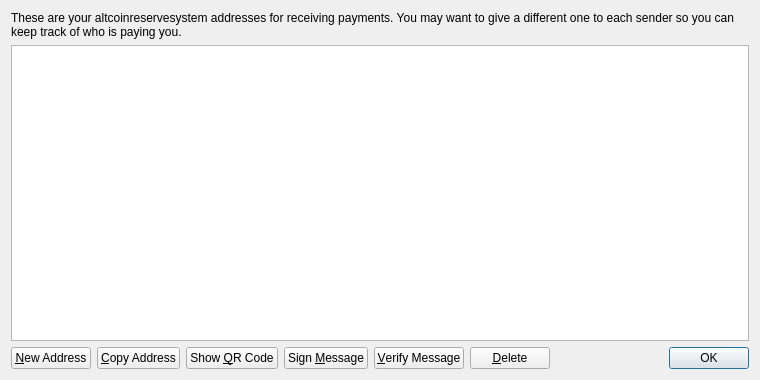
<?xml version="1.0" encoding="UTF-8"?>
<ui version="4.0">
 <class>AddressBookPage</class>
 <widget class="QWidget" name="AddressBookPage">
  <property name="geometry">
   <rect>
    <x>0</x>
    <y>0</y>
    <width>760</width>
    <height>380</height>
   </rect>
  </property>
  <property name="windowTitle">
   <string>Address Book</string>
  </property>
  <layout class="QVBoxLayout" name="verticalLayout">
   <item>
    <widget class="QLabel" name="labelExplanation">
     <property name="text">
      <string>These are your altcoinreservesystem addresses for receiving payments. You may want to give a different one to each sender so you can keep track of who is paying you.</string>
     </property>
     <property name="textFormat">
      <enum>Qt::PlainText</enum>
     </property>
     <property name="wordWrap">
      <bool>true</bool>
     </property>
    </widget>
   </item>
   <item>
    <widget class="QTableView" name="tableView">
     <property name="contextMenuPolicy">
      <enum>Qt::CustomContextMenu</enum>
     </property>
     <property name="toolTip">
      <string>Double-click to edit address or label</string>
     </property>
     <property name="tabKeyNavigation">
      <bool>false</bool>
     </property>
     <property name="alternatingRowColors">
      <bool>true</bool>
     </property>
     <property name="selectionMode">
      <enum>QAbstractItemView::SingleSelection</enum>
     </property>
     <property name="selectionBehavior">
      <enum>QAbstractItemView::SelectRows</enum>
     </property>
     <property name="sortingEnabled">
      <bool>true</bool>
     </property>
     <attribute name="verticalHeaderVisible">
      <bool>false</bool>
     </attribute>
    </widget>
   </item>
   <item>
    <layout class="QHBoxLayout" name="horizontalLayout">
     <item>
      <widget class="QPushButton" name="newAddressButton">
       <property name="toolTip">
        <string>Create a new address</string>
       </property>
       <property name="text">
        <string>&amp;New Address</string>
       </property>
       <property name="icon">
        <iconset resource="../bitcoin.qrc">
         <normaloff>:/icons/add</normaloff>:/icons/add</iconset>
       </property>
      </widget>
     </item>
     <item>
      <widget class="QPushButton" name="copyToClipboard">
       <property name="toolTip">
        <string>Copy the currently selected address to the system clipboard</string>
       </property>
       <property name="text">
        <string>&amp;Copy Address</string>
       </property>
       <property name="icon">
        <iconset resource="../bitcoin.qrc">
         <normaloff>:/icons/editcopy</normaloff>:/icons/editcopy</iconset>
       </property>
      </widget>
     </item>
     <item>
      <widget class="QPushButton" name="showQRCode">
       <property name="text">
        <string>Show &amp;QR Code</string>
       </property>
       <property name="icon">
        <iconset resource="../bitcoin.qrc">
         <normaloff>:/icons/qrcode</normaloff>:/icons/qrcode</iconset>
       </property>
      </widget>
     </item>
     <item>
      <widget class="QPushButton" name="signMessage">
       <property name="toolTip">
        <string>Sign a message to prove you own a altcoinreservesystem address</string>
       </property>
       <property name="text">
        <string>Sign &amp;Message</string>
       </property>
       <property name="icon">
        <iconset resource="../bitcoin.qrc">
         <normaloff>:/icons/edit</normaloff>:/icons/edit</iconset>
       </property>
      </widget>
     </item>
     <item>
      <widget class="QPushButton" name="verifyMessage">
       <property name="toolTip">
        <string>Verify a message to ensure it was signed with a specified altcoinreservesystem address</string>
       </property>
       <property name="text">
        <string>&amp;Verify Message</string>
       </property>
       <property name="icon">
        <iconset resource="../bitcoin.qrc">
         <normaloff>:/icons/transaction_0</normaloff>:/icons/transaction_0</iconset>
       </property>
      </widget>
     </item>
     <item>
      <widget class="QPushButton" name="deleteButton">
       <property name="toolTip">
        <string>Delete the currently selected address from the list</string>
       </property>
       <property name="text">
        <string>&amp;Delete</string>
       </property>
       <property name="icon">
        <iconset resource="../bitcoin.qrc">
         <normaloff>:/icons/remove</normaloff>:/icons/remove</iconset>
       </property>
      </widget>
     </item>
     <item>
      <spacer name="horizontalSpacer">
       <property name="orientation">
        <enum>Qt::Horizontal</enum>
       </property>
       <property name="sizeHint" stdset="0">
        <size>
         <width>40</width>
         <height>20</height>
        </size>
       </property>
      </spacer>
     </item>
     <item>
      <widget class="QDialogButtonBox" name="buttonBox">
       <property name="sizePolicy">
        <sizepolicy hsizetype="Maximum" vsizetype="Fixed">
         <horstretch>0</horstretch>
         <verstretch>0</verstretch>
        </sizepolicy>
       </property>
       <property name="standardButtons">
        <set>QDialogButtonBox::Ok</set>
       </property>
      </widget>
     </item>
    </layout>
   </item>
  </layout>
 </widget>
 <resources>
  <include location="../bitcoin.qrc"/>
 </resources>
 <connections/>
</ui>
